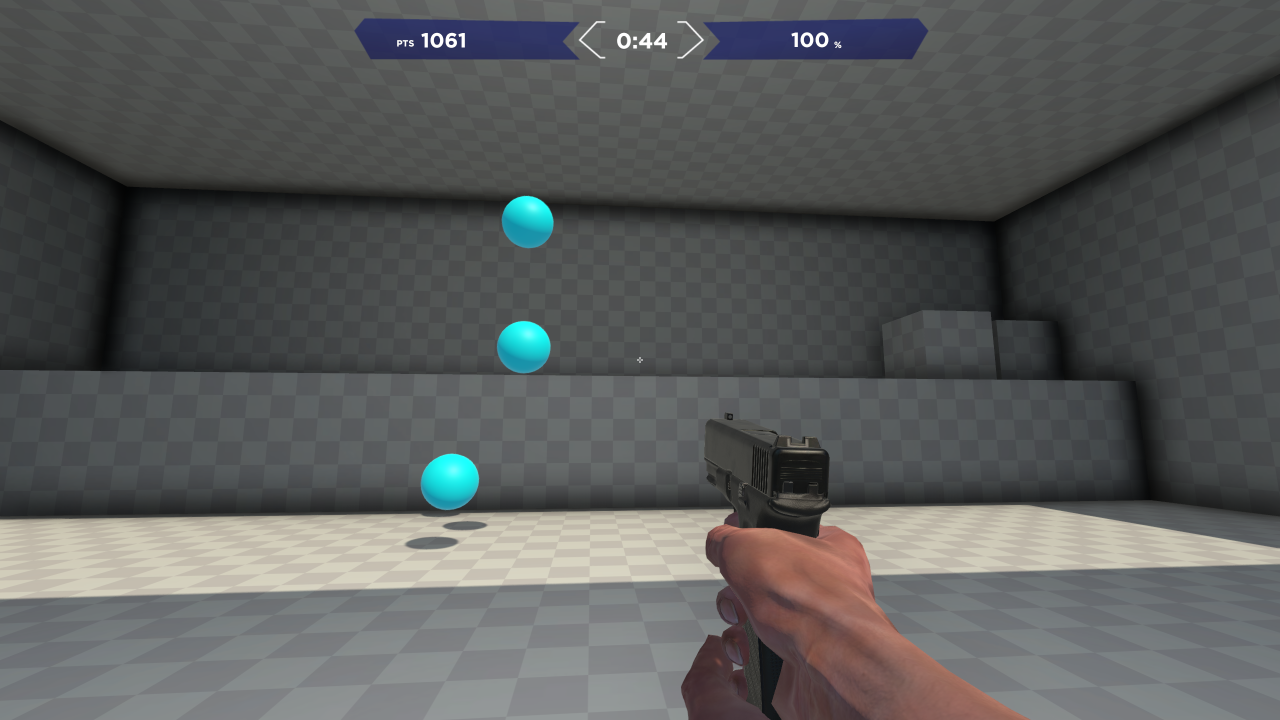
#> input picture test.png, 2560 x 1440 px (shown at 1/2 size)
$ python adjust_hsv.py
#> lines starting #> are read from the running program, lines starting #| are printed output that depends on the picture
import cv2


image = cv2.imread('test.png')
#> image is the input picture: shape (1440, 2560, 3); mean B, G, R 91.5, 92, 90.3
image = cv2.resize(image, (960, 540))
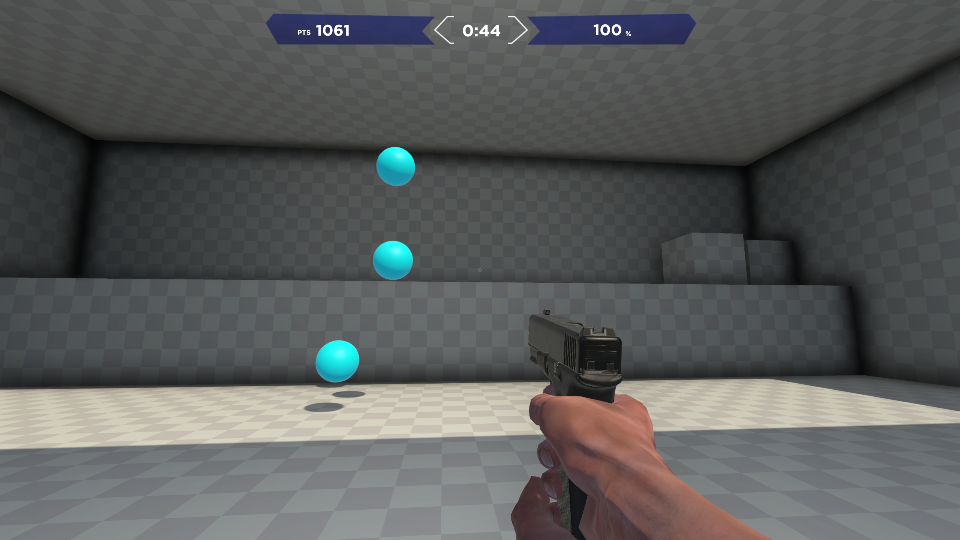
#> image: shape (540, 960, 3); mean B, G, R 91.5, 92, 90.3

cv2.namedWindow('image', cv2.WINDOW_NORMAL)
hsv_low = [0, 0, 0]
hsv_high = [255, 255, 255]


def on_h_min_change(value):
    hsv_low[0] = value


def on_s_min_change(value):
    hsv_low[1] = value


def on_v_min_change(value):
    hsv_low[2] = value


def on_h_max_change(value):
    hsv_high[0] = value


def on_s_max_change(value):
    hsv_high[1] = value


def on_v_max_change(value):
    hsv_high[2] = value


cv2.createTrackbar('HMin', 'image', 0, 255, on_h_min_change)
cv2.createTrackbar('SMin', 'image', 0, 255, on_s_min_change)
cv2.createTrackbar('VMin', 'image', 0, 255, on_v_min_change)
cv2.createTrackbar('HMax', 'image', 255, 255, on_h_max_change)
cv2.createTrackbar('SMax', 'image', 255, 255, on_s_max_change)
cv2.createTrackbar('VMax', 'image', 255, 255, on_v_max_change)


if __name__ == '__main__':
    while True:
        hsv_image = cv2.cvtColor(image, cv2.COLOR_BGR2HSV)
#> hsv_image: shape (540, 960, 3); mean H, S, V 78.7, 19.8, 95.5
        hsv_image = cv2.inRange(hsv_image, tuple(hsv_low), tuple(hsv_high))
#> hsv_image: shape (540, 960); every value is 255
        cv2.imshow('result', hsv_image)
        if cv2.waitKey(100) == ord('q'):
#> (key q is pressed here)
            break
